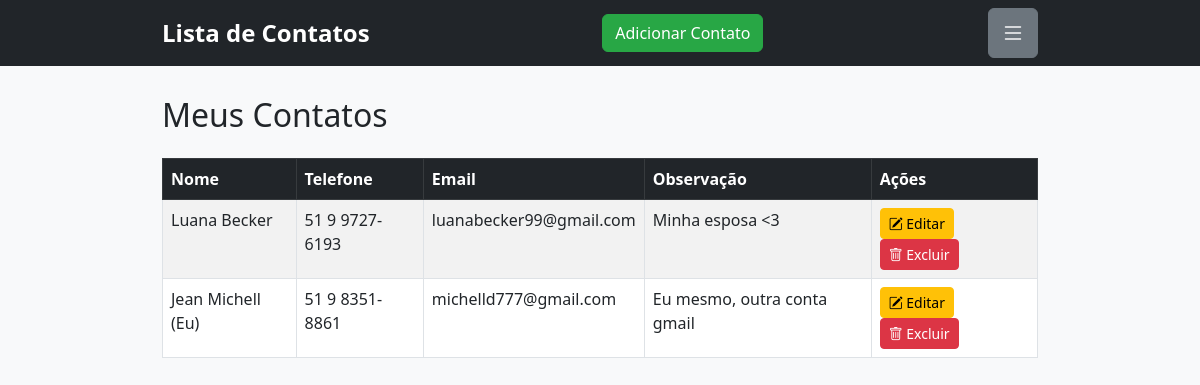
/contatos (signed in), run on an earlier commit of the app's database.
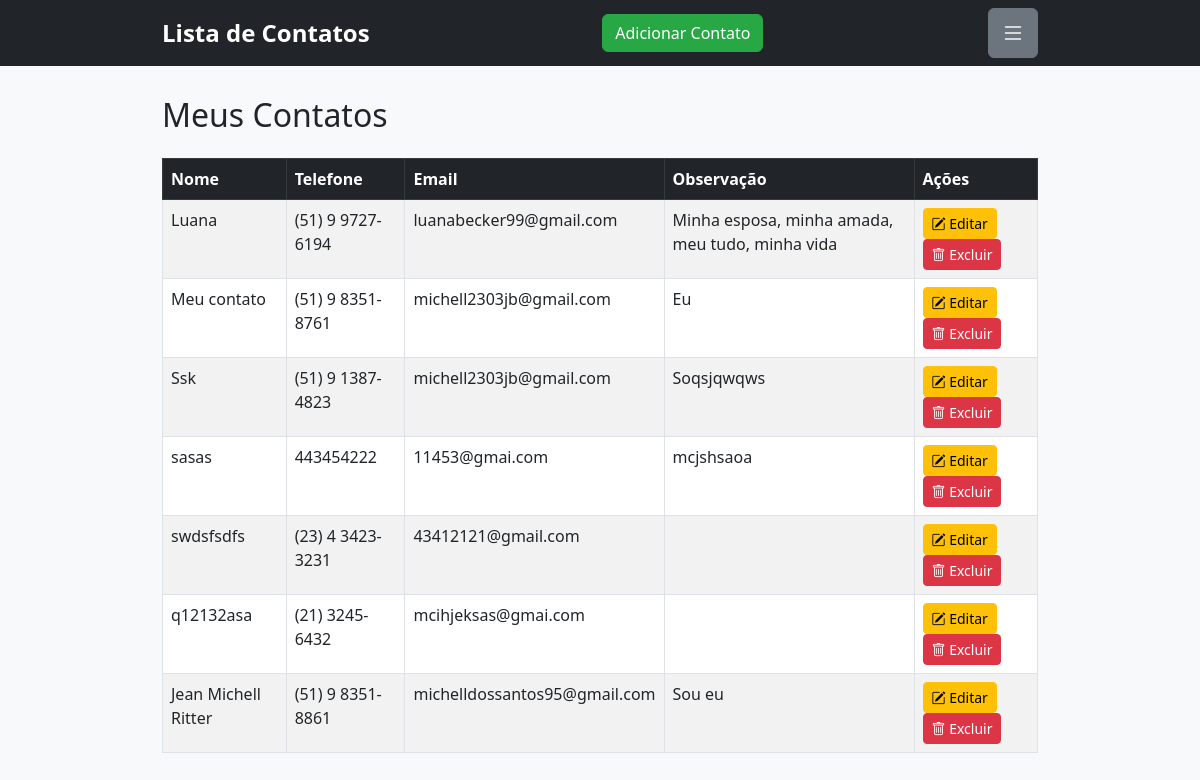
And on a later commit of the database.
### tables this page shows
CREATE TABLE Contato (
    id_contato INTEGER PRIMARY KEY AUTOINCREMENT,
    nome TEXT NOT NULL,
    telefone TEXT,
    email TEXT,
    observacao TEXT,
    id_usuario INTEGER, foto TEXT,
    FOREIGN KEY (id_usuario) REFERENCES Usuario(id_usuario)
);

### app.py (the view)
@app.route('/contatos')
def contatos():
    if 'user_id' not in session:
        return redirect(url_for('login'))
    user_id = session['user_id']
    conn = sqlite3.connect('database.db')
    cursor = conn.cursor()
    cursor.execute("SELECT * FROM Contato WHERE id_usuario = ?", (user_id,))
    contatos = cursor.fetchall()
    conn.close()
    contatos_formatados = []
    for c in contatos:
        c = list(c)
        c[2] = formatar_telefone(c[2])  # coluna telefone
        contatos_formatados.append(c)
    return render_template('contatos.html', contatos=contatos_formatados)

### app.py (called while the page is built)
def formatar_telefone(numero):
    numero = str(numero)  # garante que seja string
    if len(numero) == 11:  # formato com DDD + 9 + 8 dígitos
        return f"({numero[:2]}) {numero[2]} {numero[3:7]}-{numero[7:]}"
    elif len(numero) == 10:  # formato com DDD + 8 dígitos
        return f"({numero[:2]}) {numero[2:6]}-{numero[6:]}"
    else:
        return numero  # retorna como está se não tiver 10 ou 11 dígitos

### templates/contatos.html (shortened to what this page needs)
<!DOCTYPE html>
<html lang="pt-br">
<head>
    <link href="https://cdn.jsdelivr.net/npm/bootstrap@5.3.0/dist/css/bootstrap.min.css" rel="stylesheet">
    <link href="https://cdn.jsdelivr.net/npm/bootstrap-icons@1.10.5/font/bootstrap-icons.css" rel="stylesheet">
    <link rel="stylesheet" href="{{ url_for('static', filename='css/style.css') }}">
    <link rel="stylesheet" href="https://cdn.datatables.net/1.13.5/css/dataTables.bootstrap5.min.css">
</head>
<body>
<nav class="navbar navbar-expand-lg navbar-dark bg-dark fixed-top">
  <div class="container">
    <a class="navbar-brand" href="/contatos">Lista de Contatos</a>
    <button class="btn btn-success me-2" data-bs-toggle="modal" data-bs-target="#modalAdicionar">Adicionar Contato</button>
    <div class="dropdown d-inline">
      <button class="btn btn-secondary dropdown-toggle" type="button" data-bs-toggle="dropdown">
        <i class="bi bi-list hamburger-icon"></i>
      </button>
    </div>
  </div>
</nav>
<div class="container mt-5 pt-5">
    <h2 class="mb-4">Meus Contatos</h2>
    <div class="table-responsive">
        <table class="table table-striped table-bordered" id="tabela-contatos">
            <thead class="table-dark">
                <tr>
                    <th>Nome</th>
                    <th>Telefone</th>
                    <th>Email</th>
                    <th>Observação</th>
                    <th>Ações</th>
                </tr>
            </thead>
            <tbody>
                {% for contato in contatos %}
                <tr>
                    <td>{{ contato[1] }}</td>
                    <td>{{ contato[2] }}</td>
                    <td>{{ contato[3] }}</td>
                    <td>{{ contato[4] }}</td>
                    <td>
                        <a href="{{ url_for('editar_contato', id=contato[0]) }}" class="btn btn-warning btn-sm">
                            <i class="bi bi-pencil-square"></i> Editar
                        </a>
                       <a href="{{ url_for('excluir_contato', id=contato[0]) }}" class="btn btn-danger btn-sm"
                          onclick="return confirmarExclusao()">
                          <i class="bi bi-trash"></i> Excluir
                        </a>
                    </td>
                </tr>
                {% endfor %}
            </tbody>
        </table>
    </div>
</div>
</body>
</html>

### static/css/style.css (style rules this page uses)
body { background-color: #f8f9fa; font-family: 'Segoe UI', Tahoma, Geneva, Verdana, sans-serif; min-height: 100vh; }
.container { max-width: 900px; }
.navbar-brand { font-weight: bold; font-size: 1.5rem; }
.hamburger-icon { font-size: 1.5rem; color: #fff; }
.dropdown-toggle::after { display: none; }
.btn { transition: all 0.2s ease-in-out; font-weight: 500; }
.btn-success { background-color: #28a745; border-color: #28a745; }
.btn-secondary { background-color: #6c757d; border-color: #6c757d; }

What changed in the data, as far as the page shows it:
removed Contato: nome "Luana Becker", telefone "51 9 9727-6193", email "luanabecker99@gmail.com", observacao "Minha esposa <3"
removed Contato: nome "Jean Michell (Eu)", telefone "51 9 8351-8861", email "michelld777@gmail.com", observacao "Eu mesmo, outra conta gmail"
added Contato: nome "Luana", telefone "(51) 9 9727-6194", email "luanabecker99@gmail.com", observacao "Minha esposa, minha amada, meu tudo, minha vida"
added Contato: nome "Meu contato", contato "(51) 9 8351-8761", email "michell2303jb@gmail.com", observacao "Eu"
added Contato: nome "Ssk", contato "(51) 9 1387-4823", email "michell2303jb@gmail.com", observacao "Soqsjqwqws"
added Contato: nome "sasas", telefone "443454222", email "11453@gmai.com", observacao "mcjshsaoa"
added Contato: nome "swdsfsdfs", contato "(23) 4 3423-3231", email "43412121@gmail.com"
added Contato: nome "q12132asa", contato "(21) 3245-6432", email "mcihjeksas@gmai.com"
added Contato: nome "Jean Michell Ritter", contato "(51) 9 8351-8861", email "michelldossantos95@gmail.com", observacao "Sou eu"
